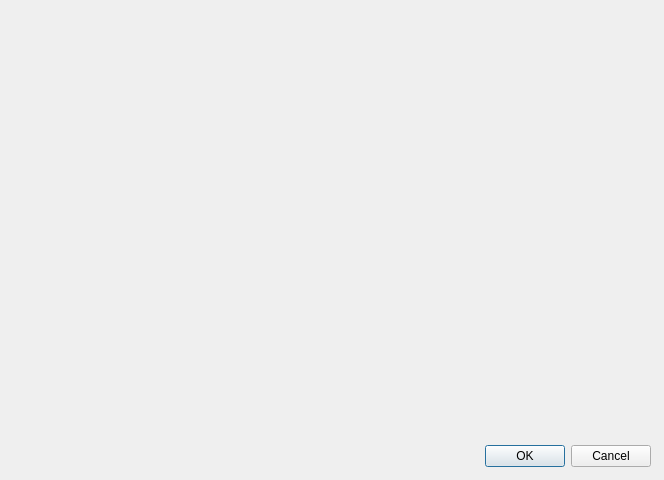
<?xml version="1.0" encoding="UTF-8"?>
<ui version="4.0">
 <class>Dialog</class>
 <widget class="QDialog" name="Dialog">
  <property name="geometry">
   <rect>
    <x>0</x>
    <y>0</y>
    <width>664</width>
    <height>480</height>
   </rect>
  </property>
  <property name="windowTitle">
   <string>Dialog</string>
  </property>
  <widget class="QDialogButtonBox" name="buttonBox">
   <property name="geometry">
    <rect>
     <x>310</x>
     <y>440</y>
     <width>341</width>
     <height>32</height>
    </rect>
   </property>
   <property name="orientation">
    <enum>Qt::Horizontal</enum>
   </property>
   <property name="standardButtons">
    <set>QDialogButtonBox::Cancel|QDialogButtonBox::Ok</set>
   </property>
  </widget>
 </widget>
 <resources/>
 <connections>
  <connection>
   <sender>buttonBox</sender>
   <signal>accepted()</signal>
   <receiver>Dialog</receiver>
   <slot>accept()</slot>
   <hints>
    <hint type="sourcelabel">
     <x>248</x>
     <y>254</y>
    </hint>
    <hint type="destinationlabel">
     <x>157</x>
     <y>274</y>
    </hint>
   </hints>
  </connection>
  <connection>
   <sender>buttonBox</sender>
   <signal>rejected()</signal>
   <receiver>Dialog</receiver>
   <slot>reject()</slot>
   <hints>
    <hint type="sourcelabel">
     <x>316</x>
     <y>260</y>
    </hint>
    <hint type="destinationlabel">
     <x>286</x>
     <y>274</y>
    </hint>
   </hints>
  </connection>
 </connections>
</ui>
